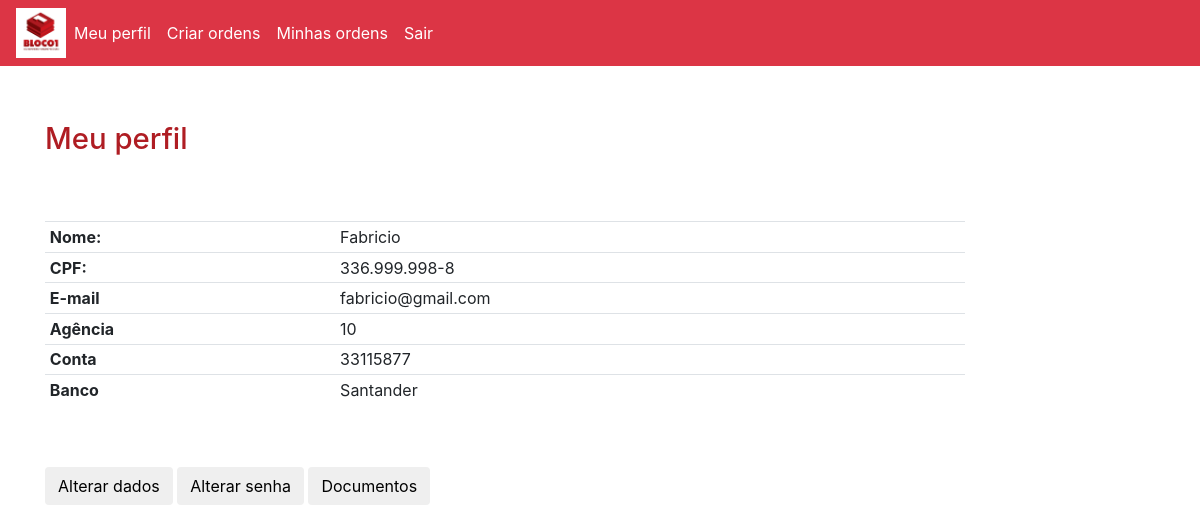
The page /telas/meu_perfil.php (signed in) on the database its author committed.
### tables this page shows
CREATE TABLE `usuarios` (
  `cod` int(11) NOT NULL,
  `nome` varchar(35) NOT NULL,
  `cpf` varchar(15) NOT NULL,
  `agencia` int(11) NOT NULL,
  `numero_conta` int(15) NOT NULL,
  `banco` varchar(20) NOT NULL,
  `email` varchar(35) NOT NULL,
  `senha` varchar(20) NOT NULL,
  `tipo` varchar(50) NOT NULL,
  `nome_foto` varchar(100) NOT NULL,
  `tamanho` varchar(30) NOT NULL,
  `nivel` int(11) NOT NULL,
  `ativo` int(11) NOT NULL,
  `data` varchar(10) NOT NULL,
  `hora` varchar(10) NOT NULL
);

### Telas/sessao.php (called while the page is built, shortened)
<?php
$nivel=$_SESSION['nivel'];
if($nivel == 2 || $nivel == 3){
    $cod = $_SESSION['cod'];
    $cpf = $_SESSION['cpf'];
    $nome = $_SESSION['nome'];
}else{
    $logado = $_SESSION['email'];
    $nivel=$_SESSION['nivel'];
}
?>

### Telas/meu_perfil.php (the view)
<?php
include "sessao.php";
include "menu.php";
include "../Back/conexao.php";
$consulta = "Select * from usuarios where cod='$cod'";
$resultado = mysqli_query($link,$consulta);
if($resultado == true){
  foreach ($resultado as $rows){
    $email = $rows['email'];
    $agencia1 = $rows['agencia'];
    $conta1 = $rows['numero_conta'];
    $banco1 = $rows['banco'];
  }
}
?>
<div class='container'>
    <div class="row">
    <div class='col-md-12'>
<h2 class="espaco-padrao">Meu perfil</h2>
    </div>
</div>
<div class="row">
 <div class="col-md-10 espaco-padrao">
<table class="table table-sm">
  <tbody>
    <tr>
      <th scope="row">Nome:</th>
      <td><?php echo $nome; ?> </td>
    </tr>
    <tr>
      <th scope="row">CPF:</th>
      <td><?php echo $cpf;?></td>
    </tr>
    <tr>
      <th scope="row">E-mail</th>
      <td><?php echo $email;?></td>
    </tr>
    <tr>
      <th scope="row">Agência</th>
      <td><?php echo $agencia1;?></td>
    </tr>
    <tr>
      <th scope="row">Conta</th>
      <td><?php echo $conta1;?></td>
    </tr>
    <tr>
      <th scope="row">Banco</th>
      <td><?php echo $banco1;?></td>
    </tr>
  </tbody>
</table>
<a href="../Telas/alterar_dados.php"><button class="btn btn-black espaco-padrao">Alterar dados</button></a>
<a href="../Telas/alterar_senha.php"><button class="btn btn-black espaco-padrao">Alterar senha</button></a>
<a href="../Telas/enviar_documentos.php"><button class="btn btn-black espaco-padrao">Documentos</button></a>
</div>
</div>

### style/style.css (style rules this page uses)
.espaco-padrao { margin-top:5%!important; }
h2 { color:#AF1D23!important; font-size:22pt; }
.table { overflow: scroll!important; }

### rows shown on the page
usuarios: email "fabricio@gmail.com", agencia "10", numero_conta "33115877", banco "Santander"

### other values the page prints
$nome "Fabricio"
$cpf "336.999.998-8"
